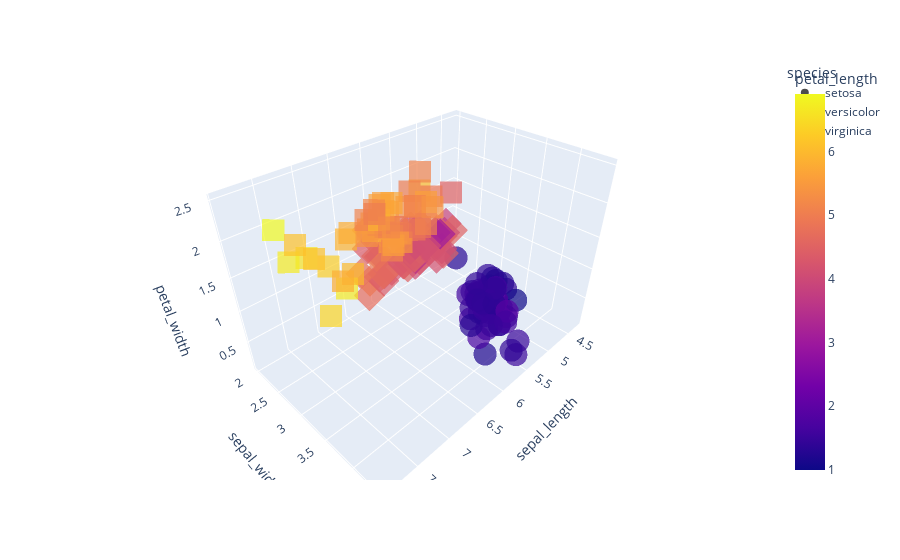

Notebook source saved alongside this figure:
### Code cell
fig = px.scatter_3d(data,
                    x='sepal_length',
                    y='sepal_width',
                    z='petal_width',
                    color='petal_length',
                    symbol='species',
                    opacity=0.7)
fig.show()

### Figure 1 — Plotly figure (JSON) as saved in the notebook; plotly's stock layout.template omitted (floating-point values rounded to 4 significant figures)
{"data": [{"hovertemplate": "species=setosa<br>sepal_length=%{x}<br>sepal_width=%{y}<br>petal_width=%{z}<br>petal_length=%{marker.color}<extra></extra>", "legendgroup": "setosa", "marker": {"color": [1.4, 1.4, 1.3, 1.5, 1.4, 1.7, 1.4, 1.5, 1.4, 1.5, 1.5, 1.6, 1.4, 1.1, 1.2, 1.5, 1.3, 1.4, 1.7, 1.5, 1.7, 1.5, 1, 1.7, 1.9, 1.6, 1.6, 1.5, 1.4, 1.6, 1.6, 1.5, 1.5, 1.4, 1.5, 1.2, 1.3, 1.5, 1.3, 1.5, 1.3, 1.3, 1.3, 1.6, 1.9, 1.4, 1.6, 1.4, 1.5, 1.4], "coloraxis": "coloraxis", "opacity": 0.7, "symbol": "circle"}, "mode": "markers", "name": "setosa", "scene": "scene", "showlegend": true, "type": "scatter3d", "x": [5.1, 4.9, 4.7, 4.6, 5, 5.4, 4.6, 5, 4.4, 4.9, 5.4, 4.8, 4.8, 4.3, 5.8, 5.7, 5.4, 5.1, 5.7, 5.1, 5.4, 5.1, 4.6, 5.1, 4.8, 5, 5, 5.2, 5.2, 4.7, 4.8, 5.4, 5.2, 5.5, 4.9, 5, 5.5, 4.9, 4.4, 5.1, 5, 4.5, 4.4, 5, 5.1, 4.8, 5.1, 4.6, 5.3, 5], "y": [3.5, 3, 3.2, 3.1, 3.6, 3.9, 3.4, 3.4, 2.9, 3.1, 3.7, 3.4, 3, 3, 4, 4.4, 3.9, 3.5, 3.8, 3.8, 3.4, 3.7, 3.6, 3.3, 3.4, 3, 3.4, 3.5, 3.4, 3.2, 3.1, 3.4, 4.1, 4.2, 3.1, 3.2, 3.5, 3.1, 3, 3.4, 3.5, 2.3, 3.2, 3.5, 3.8, 3, 3.8, 3.2, 3.7, 3.3], "z": [0.2, 0.2, 0.2, 0.2, 0.2, 0.4, 0.3, 0.2, 0.2, 0.1, 0.2, 0.2, 0.1, 0.1, 0.2, 0.4, 0.4, 0.3, 0.3, 0.3, 0.2, 0.4, 0.2, 0.5, 0.2, 0.2, 0.4, 0.2, 0.2, 0.2, 0.2, 0.4, 0.1, 0.2, 0.1, 0.2, 0.2, 0.1, 0.2, 0.2, 0.3, 0.3, 0.2, 0.6, 0.4, 0.3, 0.2, 0.2, 0.2, 0.2]}, {"hovertemplate": "species=versicolor<br>sepal_length=%{x}<br>sepal_width=%{y}<br>petal_width=%{z}<br>petal_length=%{marker.color}<extra></extra>", "legendgroup": "versicolor", "marker": {"color": [4.7, 4.5, 4.9, 4, 4.6, 4.5, 4.7, 3.3, 4.6, 3.9, 3.5, 4.2, 4, 4.7, 3.6, 4.4, 4.5, 4.1, 4.5, 3.9, 4.8, 4, 4.9, 4.7, 4.3, 4.4, 4.8, 5, 4.5, 3.5, 3.8, 3.7, 3.9, 5.1, 4.5, 4.5, 4.7, 4.4, 4.1, 4, 4.4, 4.6, 4, 3.3, 4.2, 4.2, 4.2, 4.3, 3, 4.1], "coloraxis": "coloraxis", "opacity": 0.7, "symbol": "diamond"}, "mode": "markers", "name": "versicolor", "scene": "scene", "showlegend": true, "type": "scatter3d", "x": [7, 6.4, 6.9, 5.5, 6.5, 5.7, 6.3, 4.9, 6.6, 5.2, 5, 5.9, 6, 6.1, 5.6, 6.7, 5.6, 5.8, 6.2, 5.6, 5.9, 6.1, 6.3, 6.1, 6.4, 6.6, 6.8, 6.7, 6, 5.7, 5.5, 5.5, 5.8, 6, 5.4, 6, 6.7, 6.3, 5.6, 5.5, 5.5, 6.1, 5.8, 5, 5.6, 5.7, 5.7, 6.2, 5.1, 5.7], "y": [3.2, 3.2, 3.1, 2.3, 2.8, 2.8, 3.3, 2.4, 2.9, 2.7, 2, 3, 2.2, 2.9, 2.9, 3.1, 3, 2.7, 2.2, 2.5, 3.2, 2.8, 2.5, 2.8, 2.9, 3, 2.8, 3, 2.9, 2.6, 2.4, 2.4, 2.7, 2.7, 3, 3.4, 3.1, 2.3, 3, 2.5, 2.6, 3, 2.6, 2.3, 2.7, 3, 2.9, 2.9, 2.5, 2.8], "z": [1.4, 1.5, 1.5, 1.3, 1.5, 1.3, 1.6, 1, 1.3, 1.4, 1, 1.5, 1, 1.4, 1.3, 1.4, 1.5, 1, 1.5, 1.1, 1.8, 1.3, 1.5, 1.2, 1.3, 1.4, 1.4, 1.7, 1.5, 1, 1.1, 1, 1.2, 1.6, 1.5, 1.6, 1.5, 1.3, 1.3, 1.3, 1.2, 1.4, 1.2, 1, 1.3, 1.2, 1.3, 1.3, 1.1, 1.3]}, {"hovertemplate": "species=virginica<br>sepal_length=%{x}<br>sepal_width=%{y}<br>petal_width=%{z}<br>petal_length=%{marker.color}<extra></extra>", "legendgroup": "virginica", "marker": {"color": [6, 5.1, 5.9, 5.6, 5.8, 6.6, 4.5, 6.3, 5.8, 6.1, 5.1, 5.3, 5.5, 5, 5.1, 5.3, 5.5, 6.7, 6.9, 5, 5.7, 4.9, 6.7, 4.9, 5.7, 6, 4.8, 4.9, 5.6, 5.8, 6.1, 6.4, 5.6, 5.1, 5.6, 6.1, 5.6, 5.5, 4.8, 5.4, 5.6, 5.1, 5.1, 5.9, 5.7, 5.2, 5, 5.2, 5.4, 5.1], "coloraxis": "coloraxis", "opacity": 0.7, "symbol": "square"}, "mode": "markers", "name": "virginica", "scene": "scene", "showlegend": true, "type": "scatter3d", "x": [6.3, 5.8, 7.1, 6.3, 6.5, 7.6, 4.9, 7.3, 6.7, 7.2, 6.5, 6.4, 6.8, 5.7, 5.8, 6.4, 6.5, 7.7, 7.7, 6, 6.9, 5.6, 7.7, 6.3, 6.7, 7.2, 6.2, 6.1, 6.4, 7.2, 7.4, 7.9, 6.4, 6.3, 6.1, 7.7, 6.3, 6.4, 6, 6.9, 6.7, 6.9, 5.8, 6.8, 6.7, 6.7, 6.3, 6.5, 6.2, 5.9], "y": [3.3, 2.7, 3, 2.9, 3, 3, 2.5, 2.9, 2.5, 3.6, 3.2, 2.7, 3, 2.5, 2.8, 3.2, 3, 3.8, 2.6, 2.2, 3.2, 2.8, 2.8, 2.7, 3.3, 3.2, 2.8, 3, 2.8, 3, 2.8, 3.8, 2.8, 2.8, 2.6, 3, 3.4, 3.1, 3, 3.1, 3.1, 3.1, 2.7, 3.2, 3.3, 3, 2.5, 3, 3.4, 3], "z": [2.5, 1.9, 2.1, 1.8, 2.2, 2.1, 1.7, 1.8, 1.8, 2.5, 2, 1.9, 2.1, 2, 2.4, 2.3, 1.8, 2.2, 2.3, 1.5, 2.3, 2, 2, 1.8, 2.1, 1.8, 1.8, 1.8, 2.1, 1.6, 1.9, 2, 2.2, 1.5, 1.4, 2.3, 2.4, 1.8, 1.8, 2.1, 2.4, 2.3, 1.9, 2.3, 2.5, 2.3, 1.9, 2, 2.3, 1.8]}], "layout": {"coloraxis": {"colorbar": {"title": {"text": "petal_length"}}, "colorscale": [[0, "#0d0887"], [0.1111, "#46039f"], [0.2222, "#7201a8"], [0.3333, "#9c179e"], [0.4444, "#bd3786"], [0.5556, "#d8576b"], [0.6667, "#ed7953"], [0.7778, "#fb9f3a"], [0.8889, "#fdca26"], [1, "#f0f921"]]}, "legend": {"title": {"text": "species"}, "tracegroupgap": 0}, "margin": {"t": 60}, "scene": {"domain": {"x": [0, 1], "y": [0, 1]}, "xaxis": {"title": {"text": "sepal_length"}}, "yaxis": {"title": {"text": "sepal_width"}}, "zaxis": {"title": {"text": "petal_width"}}}}}
